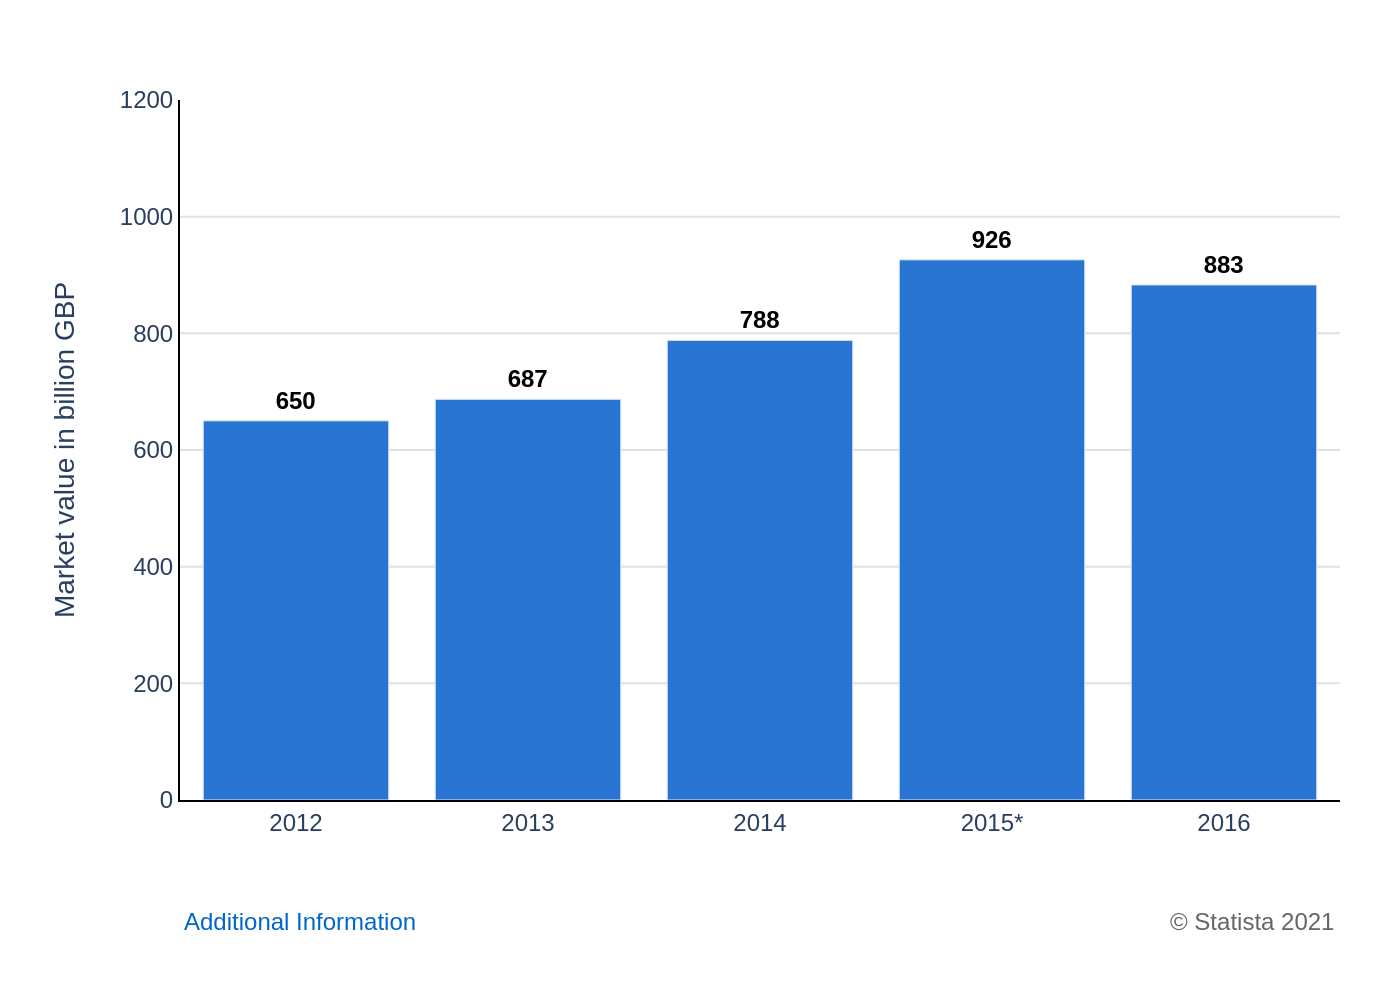

Here is the Python script that generated this plot:
import sys
import json
import os
import plotly.graph_objects as go

if len(sys.argv) != 2:
    print("Usage: python create_chart.py <path_to_json_file>")
    sys.exit(1)

json_path = sys.argv[1]

if not os.path.exists(json_path):
    print(f"Error: File not found at {json_path}")
    sys.exit(1)

with open(json_path, 'r', encoding='utf-8') as f:
    chart_info = json.load(f)

chart_data = chart_info.get("chart_data", [])
texts = chart_info.get("texts", {})
colors = chart_info.get("colors", [])

categories = [item['category'] for item in chart_data]
values = [item['value'] for item in chart_data]

fig = go.Figure()

fig.add_trace(go.Bar(
    x=categories,
    y=values,
    marker_color=colors[0] if colors else None,
    text=values,
    textposition='outside',
    cliponaxis=False,
    textfont=dict(
        family="Arial",
        size=12,
        color='black'
    )
))

annotations = []
source_left_text = texts.get('source_left')
if source_left_text:
    annotations.append(
        dict(
            xref='paper', yref='paper',
            x=0, y=-0.15,
            xanchor='left', yanchor='top',
            text=source_left_text,
            showarrow=False,
            font=dict(family="Arial", size=12, color="#0066cc")
        )
    )

source_right_text = texts.get('source_right')
if source_right_text:
    annotations.append(
        dict(
            xref='paper', yref='paper',
            x=1, y=-0.15,
            xanchor='right', yanchor='top',
            text=source_right_text,
            showarrow=False,
            font=dict(family="Arial", size=12, color='#666666')
        )
    )

fig.update_layout(
    font=dict(family="Arial", size=12),
    plot_bgcolor='white',
    paper_bgcolor='white',
    showlegend=False,
    xaxis=dict(
        title_text=texts.get('x_axis_title'),
        showgrid=False,
        zeroline=True,
        zerolinecolor='#cccccc',
        zerolinewidth=1,
        linecolor='black',
        tickfont=dict(size=12)
    ),
    yaxis=dict(
        title_text=texts.get('y_axis_title'),
        range=[0, 1200],
        tickvals=[0, 200, 400, 600, 800, 1000, 1200],
        showgrid=True,
        gridcolor='#E0E0E0',
        zeroline=False,
        linecolor='black',
        tickformat=" ",
        tickfont=dict(size=12)
    ),
    margin=dict(l=90, r=30, t=50, b=100),
    annotations=annotations
)

fig.update_traces(textfont_weight="bold")

base_filename = os.path.splitext(os.path.basename(json_path))[0]
output_filename = f"{base_filename}.png"

fig.write_image(output_filename, scale=2)
print(f"Chart saved to {output_filename}")
